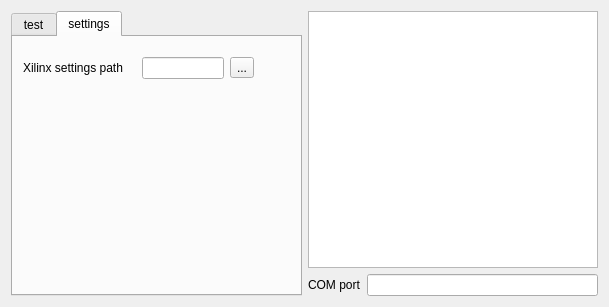
<?xml version="1.0" encoding="UTF-8"?>
<ui version="4.0">
 <class>Dialog</class>
 <widget class="QDialog" name="Dialog">
  <property name="geometry">
   <rect>
    <x>0</x>
    <y>0</y>
    <width>609</width>
    <height>307</height>
   </rect>
  </property>
  <property name="windowTitle">
   <string>Bitstream Error Injector</string>
  </property>
  <layout class="QHBoxLayout" name="horizontalLayout_7">
   <item>
    <widget class="QTabWidget" name="tabWidget">
     <property name="currentIndex">
      <number>1</number>
     </property>
     <widget class="QWidget" name="tab">
      <attribute name="title">
       <string>test</string>
      </attribute>
      <layout class="QHBoxLayout" name="horizontalLayout_8">
       <item>
        <layout class="QVBoxLayout" name="verticalLayout">
         <item>
          <layout class="QHBoxLayout" name="horizontalLayout">
           <item>
            <widget class="QLabel" name="label_2">
             <property name="text">
              <string>Compare bitfile</string>
             </property>
            </widget>
           </item>
           <item>
            <spacer name="horizontalSpacer_2">
             <property name="orientation">
              <enum>Qt::Horizontal</enum>
             </property>
             <property name="sizeHint" stdset="0">
              <size>
               <width>13</width>
               <height>17</height>
              </size>
             </property>
            </spacer>
           </item>
           <item>
            <widget class="QLineEdit" name="lineEdit_Cbitfile"/>
           </item>
           <item>
            <widget class="QToolButton" name="Bfile1">
             <property name="text">
              <string>...</string>
             </property>
            </widget>
           </item>
          </layout>
         </item>
         <item>
          <layout class="QHBoxLayout" name="horizontalLayout_2">
           <item>
            <widget class="QLabel" name="label_3">
             <property name="text">
              <string>Design bitfile</string>
             </property>
            </widget>
           </item>
           <item>
            <spacer name="horizontalSpacer">
             <property name="orientation">
              <enum>Qt::Horizontal</enum>
             </property>
             <property name="sizeHint" stdset="0">
              <size>
               <width>40</width>
               <height>20</height>
              </size>
             </property>
            </spacer>
           </item>
           <item>
            <widget class="QLineEdit" name="lineEdit_Dbitfile"/>
           </item>
           <item>
            <widget class="QToolButton" name="Bfile2">
             <property name="text">
              <string>...</string>
             </property>
            </widget>
           </item>
          </layout>
         </item>
         <item>
          <widget class="QListWidget" name="DeviceList"/>
         </item>
         <item>
          <layout class="QHBoxLayout" name="horizontalLayout_3">
           <item>
            <widget class="QCheckBox" name="checkBox_accu">
             <property name="enabled">
              <bool>false</bool>
             </property>
             <property name="text">
              <string>Accumulate</string>
             </property>
            </widget>
           </item>
           <item>
            <widget class="QCheckBox" name="checkBox_log">
             <property name="text">
              <string>Log</string>
             </property>
            </widget>
           </item>
          </layout>
         </item>
         <item>
          <layout class="QHBoxLayout" name="horizontalLayout_4">
           <item>
            <widget class="QLabel" name="label_4">
             <property name="text">
              <string>Number of error injects</string>
             </property>
            </widget>
           </item>
           <item>
            <widget class="QLineEdit" name="lineEdit_NoEI"/>
           </item>
          </layout>
         </item>
         <item>
          <widget class="QPushButton" name="startInjection">
           <property name="text">
            <string>Start injection</string>
           </property>
          </widget>
         </item>
        </layout>
       </item>
      </layout>
      <zorder></zorder>
      <zorder></zorder>
     </widget>
     <widget class="QWidget" name="tab_2">
      <attribute name="title">
       <string>settings</string>
      </attribute>
      <widget class="QWidget" name="">
       <property name="geometry">
        <rect>
         <x>10</x>
         <y>20</y>
         <width>231</width>
         <height>22</height>
        </rect>
       </property>
       <layout class="QHBoxLayout" name="horizontalLayout_9">
        <item>
         <widget class="QLabel" name="label_5">
          <property name="text">
           <string>Xilinx settings path</string>
          </property>
         </widget>
        </item>
        <item>
         <spacer name="horizontalSpacer_3">
          <property name="orientation">
           <enum>Qt::Horizontal</enum>
          </property>
          <property name="sizeHint" stdset="0">
           <size>
            <width>40</width>
            <height>20</height>
           </size>
          </property>
         </spacer>
        </item>
        <item>
         <widget class="QLineEdit" name="lineEdit_Path"/>
        </item>
        <item>
         <widget class="QToolButton" name="Path">
          <property name="text">
           <string>...</string>
          </property>
         </widget>
        </item>
       </layout>
      </widget>
     </widget>
    </widget>
   </item>
   <item>
    <layout class="QHBoxLayout" name="horizontalLayout_6">
     <item>
      <layout class="QVBoxLayout" name="verticalLayout_2">
       <item>
        <widget class="QTextBrowser" name="serConsole"/>
       </item>
       <item>
        <layout class="QHBoxLayout" name="horizontalLayout_5">
         <item>
          <widget class="QLabel" name="label">
           <property name="text">
            <string>COM port</string>
           </property>
          </widget>
         </item>
         <item>
          <widget class="QLineEdit" name="lineEdit_Cport"/>
         </item>
        </layout>
       </item>
      </layout>
     </item>
    </layout>
   </item>
  </layout>
 </widget>
 <resources/>
 <connections/>
</ui>
